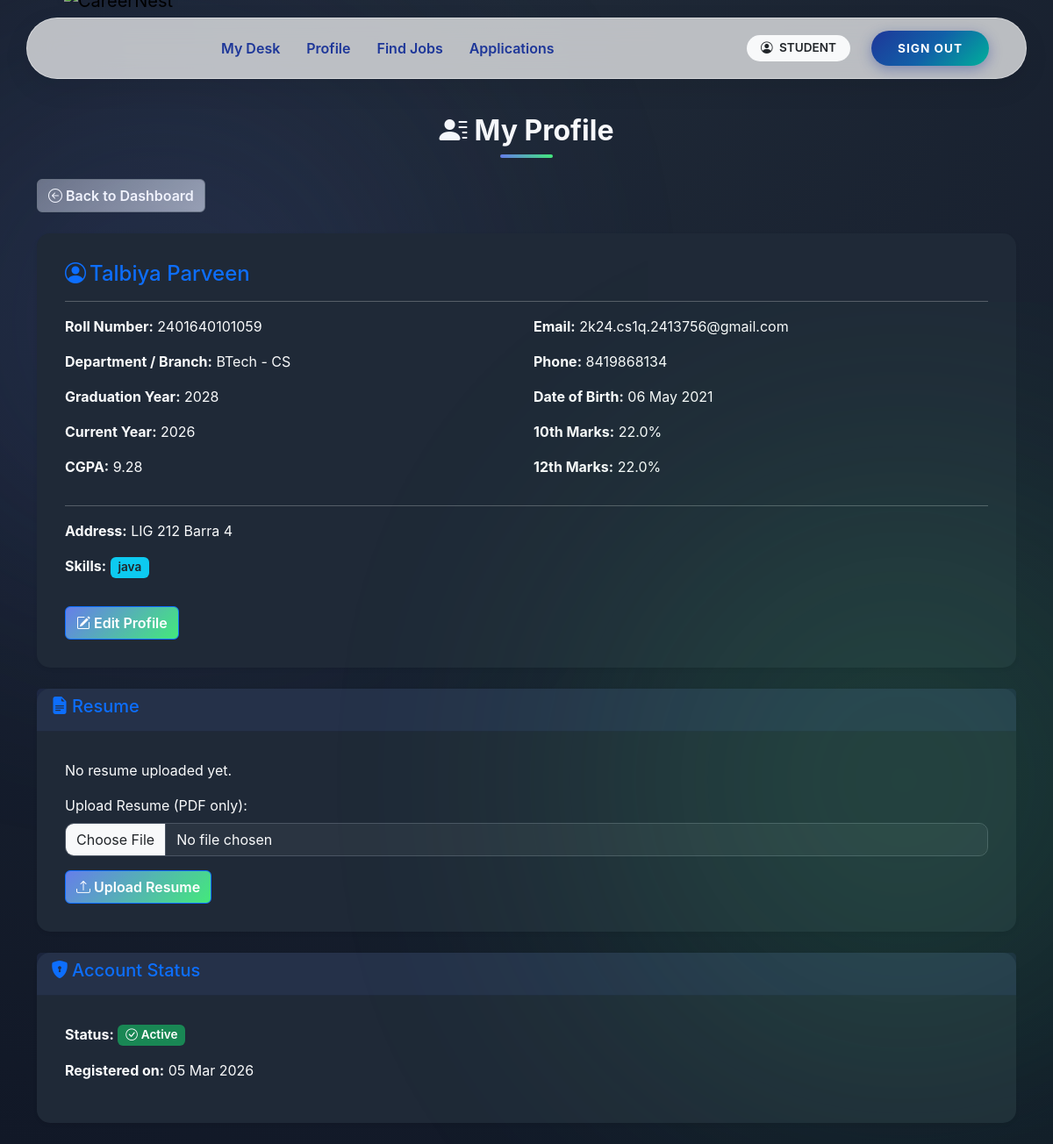
The app's page /student/profile (signed in) with its own data.
### app/models.py (models this page shows, shortened)
class User(UserMixin, db.Model):
    __tablename__ = "users"
    user_id = db.Column(db.Integer, primary_key=True)
    email = db.Column(db.String(120), unique=True, nullable=False)
    password_hash = db.Column(db.String(255), nullable=False)
    role = db.Column(db.String(20), nullable=False)
    is_active = db.Column(db.Boolean, default=True)
    is_approved = db.Column(db.Boolean, default=False)
    is_blacklisted = db.Column(db.Boolean, default=False)
    created_at = db.Column(db.DateTime, default=datetime.utcnow)
    student = db.relationship(
        "Student",
        back_populates="user",
        uselist=False,
        cascade="all, delete-orphan"
    )
    company = db.relationship(
        "Company",
        back_populates="user",
        uselist=False,
        cascade="all, delete-orphan"
    )
    admin = db.relationship(
        "Admin",
        back_populates="user",
        uselist=False,
        cascade="all, delete-orphan"
    )

class Student(db.Model):
    __tablename__ = "students"
    user_id = db.Column(
        db.Integer,
        db.ForeignKey("users.user_id", ondelete="CASCADE"),
        primary_key=True
    )
    full_name = db.Column(db.String(100), nullable=False)
    roll_number = db.Column(db.String(50), unique=True, nullable=False, index=True)
    graduation_year = db.Column(db.Integer, nullable=False)
    cgpa = db.Column(db.Float)
    tenth_marks = db.Column(db.Float)
    twelfth_marks = db.Column(db.Float)
    dob = db.Column(db.Date)
    year = db.Column(db.Integer)
    resume_filename = db.Column(db.String(200))
    phone = db.Column(db.String(20))
    address = db.Column(db.Text)
    skills = db.Column(db.Text)
    course = db.Column(db.String(100))
    branch = db.Column(db.String(100))
    created_at = db.Column(db.DateTime, default=datetime.utcnow)
    user = db.relationship("User", back_populates="student")
    applications = db.relationship(
        "Application",
        back_populates="student",
        cascade="all, delete-orphan"
    )

### app/student/routes.py (the view)
@student_bp.route('/profile')
@login_required
@role_required('student')
def profile():
    profile = current_user.student  # load the related Student record
    if not profile:
        flash('Profile not found.', 'danger')
        return redirect(url_for('student.dashboard'))
    return render_template('student/profile.html', profile=profile)

### app/utils.py (called while the page is built)
def role_required(required_role):
    def decorator(f):
        @wraps(f)
        def decorated_function(*args, **kwargs):
            if not current_user.is_authenticated:
                abort(401)
            if current_user.role != required_role:
                abort(403)
            if required_role in ["student", "company"] and not current_user.is_approved:
                abort(403)
            if current_user.is_blacklisted:
                abort(403)
            return f(*args, **kwargs)
        return decorated_function
    return decorator

### app/templates/student/profile.html (shortened to what this page needs)
{% extends 'base.html' %}
{% block content %}
<h2 class="mb-4"><i class="bi bi-person-lines-fill me-2"></i>My Profile</h2>
<a href="{{ url_for('student.dashboard') }}" class="btn btn-secondary mb-4">
    <i class="bi bi-arrow-left-circle me-1"></i>Back to Dashboard
</a>
{% if profile %}
<div class="card shadow-sm mb-4">
  <div class="card-body">
    <h4 class="card-title text-primary"><i class="bi bi-person-circle me-1"></i>{{ profile.full_name }}</h4>
    <hr>
    <div class="row g-3">
      <div class="col-md-6">
        <p><strong>Roll Number:</strong> {{ profile.roll_number }}</p>
        <p><strong>Department / Branch:</strong> {{ (profile.course + ' - ' + profile.branch) if profile.course or profile.branch else 'N/A' }}</p>
        <p><strong>Graduation Year:</strong> {{ profile.graduation_year or 'N/A' }}</p>
        <p><strong>Current Year:</strong> {{ profile.year or 'N/A' }}</p>
        <p><strong>CGPA:</strong> {{ profile.cgpa or 'N/A' }}</p>
      </div>
      <div class="col-md-6">
        <p><strong>Email:</strong> {{ current_user.email }}</p>
        <p><strong>Phone:</strong> {{ profile.phone or 'N/A' }}</p>
        <p><strong>Date of Birth:</strong> {{ profile.dob.strftime('%d %b %Y') if profile.dob else 'N/A' }}</p>
        <p><strong>10th Marks:</strong> {{ profile.tenth_marks or 'N/A' }}%</p>
        <p><strong>12th Marks:</strong> {{ profile.twelfth_marks or 'N/A' }}%</p>
      </div>
    </div>
    <hr>
    <p><strong>Address:</strong> {{ profile.address or 'No address provided.' }}</p>
    <p><strong>Skills:</strong>
      {% if profile.skills %}
        {% for skill in profile.skills.split(',') %}
          <span class="badge bg-info text-dark me-1">{{ skill.strip() }}</span>
        {% endfor %}
      {% else %}
        No skills listed.
      {% endif %}
    </p>
    <a href="{{ url_for('student.edit_profile') }}" class="btn btn-primary mt-3">
        <i class="bi bi-pencil-square me-1"></i>Edit Profile
    </a>
  </div>
</div>
<div class="card shadow-sm mb-4">
  <div class="card-header text-primary">
    <h5><i class="bi bi-file-earmark-text-fill me-1"></i>Resume</h5>
  </div>
  <div class="card-body">
    {% if profile.resume_filename %}
      <p><strong>Current Resume:</strong> {{ profile.resume_filename }}</p>
      <a href="{{ url_for('student.download_resume') }}" class="btn btn-outline-primary btn-sm me-2">
          <i class="bi bi-download me-1"></i>Download
      </a>
      <form action="{{ url_for('student.upload_resume') }}" method="POST" enctype="multipart/form-data" class="mt-3">
        <div class="mb-3">
          <label for="resume" class="form-label">Update Resume (PDF only):</label>
          <input type="file" class="form-control" id="resume" name="resume" accept=".pdf">
        </div>
        <button type="submit" class="btn btn-secondary btn-sm">
            <i class="bi bi-upload me-1"></i>Upload New Resume
        </button>
      </form>
    {% else %}
      <p>No resume uploaded yet.</p>
      <form action="{{ url_for('student.upload_resume') }}" method="POST" enctype="multipart/form-data">
        <div class="mb-3">
          <label for="resume" class="form-label">Upload Resume (PDF only):</label>
          <input type="file" class="form-control" id="resume" name="resume" accept=".pdf" required>
        </div>
        <button type="submit" class="btn btn-primary">
            <i class="bi bi-upload me-1"></i>Upload Resume
        </button>
      </form>
    {% endif %}
  </div>
</div>
<div class="card shadow-sm mb-4">
  <div class="card-header text-primary">
    <h5><i class="bi bi-shield-lock-fill me-1"></i>Account Status</h5>
  </div>
  <div class="card-body">
    <p><strong>Status:</strong>
      {% if current_user.is_blacklisted %}
        <span class="badge bg-danger"><i class="bi bi-slash-circle me-1"></i>Blacklisted</span>
      {% elif current_user.is_active %}
        <span class="badge bg-success"><i class="bi bi-check-circle me-1"></i>Active</span>
      {% else %}
        <span class="badge bg-secondary"><i class="bi bi-x-circle me-1"></i>Inactive</span>
      {% endif %}
    </p>
    <p><strong>Registered on:</strong> {{ current_user.created_at.strftime('%d %b %Y') if current_user.created_at else 'N/A' }}</p>
  </div>
</div>
{% else %}
<div class="alert alert-warning">
    <i class="bi bi-exclamation-triangle-fill me-1"></i>Profile not found. Please contact admin.
</div>
{% endif %}
{% endblock %}

### app/templates/base.html (shortened to what this page needs)
<!DOCTYPE html>
<html lang="en">
<head>
    <link href="https://cdn.jsdelivr.net/npm/bootstrap@5.3.2/dist/css/bootstrap.min.css" rel="stylesheet">
    <link rel="stylesheet" href="https://cdn.jsdelivr.net/npm/bootstrap-icons@1.10.5/font/bootstrap-icons.css">
</head>
<body>
    <div class="toast-container position-fixed top-0 end-0 p-3">
    </div>
    <header class="navbar-container">
        <nav class="navbar navbar-expand-lg navbar-island">
            <div class="container-fluid">
                <a class="navbar-brand " href="/">
                    <img src="{{ url_for('static', filename='img/CareerLogo.png') }}" alt="CareerNest">
                </a>
                <div class="collapse navbar-collapse" id="navMain">
                    <ul class="navbar-nav me-auto mb-2 mb-lg-0 ms-lg-4">
                        {% if current_user.is_authenticated %}
                        {% if current_user.role == 'admin' %}
                        <li class="nav-item"><a class="nav-link" href="{{ url_for('admin.dashboard') }}">Dashboard
                                Center</a></li>
                        <li class="nav-item"><a class="nav-link" href="{{ url_for('admin.students') }}">Students</a>
                        </li>
                        <li class="nav-item"><a class="nav-link" href="{{ url_for('admin.companies') }}">Companies</a>
                        </li>
                        <li class="nav-item"><a class="nav-link" href="{{ url_for('admin.drives') }}">Drives</a>
                        </li>
                        <li class="nav-item"><a class="nav-link"
                                href="{{ url_for('admin.applications') }}">Applications</a>
                        </li>
                        {% elif current_user.role == 'student' %}
                        <li class="nav-item"><a class="nav-link" href="{{ url_for('student.dashboard') }}">My Desk</a>
                        </li>
                        <li class="nav-item"><a class="nav-link" href="{{ url_for('student.profile') }}">Profile</a>
                        </li>
                        <li class="nav-item"><a class="nav-link" href="{{ url_for('student.drives') }}">Find Jobs</a>
                        </li>
                        <li class="nav-item"><a class="nav-link"
                                href="{{ url_for('student.applications') }}">Applications</a>
                        </li>
                        {% endif %}
                        {% else %}
                        <li class="nav-item"><a class="nav-link" href="/">Home</a></li>
                        {% endif %}
                    </ul>
                    <div class="d-flex flex-column flex-lg-row align-items-center">
                        {% if not current_user.is_authenticated %}
                        <a href="{{ url_for('auth.student_register') }}" class="btn btn-creative btn-student">Student
                            Join</a>
                        <a href="{{ url_for('auth.company_register') }}" class="btn btn-creative btn-student">Company
                            Join</a>
                        <a href="{{ url_for('auth.login') }}" class="btn btn-creative btn-login">Login</a>
                        {% else %}
                        <span class="badge rounded-pill bg-light text-dark px-3 py-2 me-3 d-none d-lg-block">
                            <i class="bi bi-person-circle me-1"></i> {{ current_user.role|upper }}
                        </span>
                        <a href="{{ url_for('auth.logout') }}" class="btn btn-creative btn-login">Sign Out</a>
                        {% endif %}
                    </div>
                </div>
            </div>
        </nav>
    </header>
    <main class="container page-content">
        {% block content %}{% endblock %}
    </main>
</body>
</html>

### app/templates/student/profile.html (style rules this page uses)
body { background: radial-gradient(circle at top, #1f2937 0%, #111827 100%); color: #f9fafb; font-family: 'Inter', sans-serif; min-height: 100vh; margin: 0; }
body::before, body::after { content: ''; position: fixed; border-radius: 50%; filter: blur(150px); opacity: 0.15; z-index: 0; }
body::before { width: 600px; height: 600px; background: #667eea; top: 5%; left: -10%; }
body::after { width: 700px; height: 700px; background: #43e97b; bottom: 5%; right: -15%; }
h2.mb-4 { font-size: 2rem; font-weight: 700; text-align: center; margin-bottom: 2rem; }
h2.mb-4::after { content: ''; display: block; width: 60px; height: 4px; background: linear-gradient(90deg, #667eea, #43e97b); border-radius: 2px; margin: 0.5rem auto 0 auto; }
.btn-secondary { background: linear-gradient(135deg, #6b7280, #9ca3af); color: #fff; font-weight: 600; }
.card { border: none; border-radius: 15px; background: #1f2937; color: #f9fafb; box-shadow: 0 8px 25px rgba(0,0,0,0.3); }
.card-header { background: rgba(102,126,234,0.1); color: #667eea; font-weight: 600; }
.card-body { padding: 2rem; }
.badge { font-weight: 600; font-size: 0.85rem; }
input.form-control[type="file"] { background-color: rgba(255,255,255,0.05); color: #f9fafb; border-radius: 10px; border: 1px solid #4b5563; }
.btn-primary { background: linear-gradient(135deg, #667eea, #43e97b); color: #fff; font-weight: 600; transition: transform 0.2s; }
.btn-secondary { background: linear-gradient(135deg, #6b7280, #9ca3af); color: #fff; }

### records on screen
User: role "STUDENT", email "2k24.cs1q.2413756@gmail.com", created_at "05 Mar 2026"
Student: full_name "Talbiya Parveen", roll_number "2401640101059", course+branch "BTech - CS", graduation_year "2028", year "2026", cgpa "9.28", phone "8419868134", dob "06 May 2021", tenth_marks "22.0", twelfth_marks "22.0", address "LIG 212 Barra 4", strip "java"
